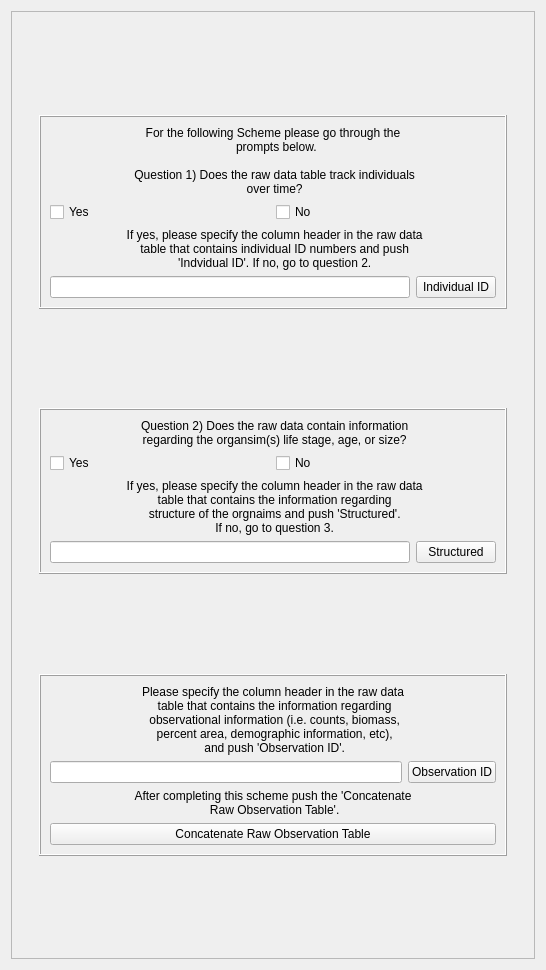
      <widget class="QWidget" name="tabObsScheme">
       <attribute name="title">
        <string>Recorded Observations Scheme</string>
       </attribute>
       <layout class="QVBoxLayout" name="verticalLayout_30">
        <item>
         <widget class="QFrame" name="frmObsSchemeAll">
          <property name="frameShape">
           <enum>QFrame::StyledPanel</enum>
          </property>
          <property name="frameShadow">
           <enum>QFrame::Sunken</enum>
          </property>
          <layout class="QVBoxLayout" name="verticalLayout_38">
           <item>
            <layout class="QHBoxLayout" name="horizontalLayout">
             <item>
              <spacer name="hspcObsSchemeL">
               <property name="orientation">
                <enum>Qt::Horizontal</enum>
               </property>
               <property name="sizeHint" stdset="0">
                <size>
                 <width>18</width>
                 <height>928</height>
                </size>
               </property>
              </spacer>
             </item>
             <item>
              <layout class="QVBoxLayout" name="verticalLayout_31">
               <item>
                <spacer name="vspcObsScheme1">
                 <property name="orientation">
                  <enum>Qt::Vertical</enum>
                 </property>
                 <property name="sizeHint" stdset="0">
                  <size>
                   <width>458</width>
                   <height>18</height>
                  </size>
                 </property>
                </spacer>
               </item>
               <item>
                <widget class="QFrame" name="frmObsSchemeQ1All">
                 <property name="frameShape">
                  <enum>QFrame::Box</enum>
                 </property>
                 <property name="frameShadow">
                  <enum>QFrame::Raised</enum>
                 </property>
                 <layout class="QVBoxLayout" name="verticalLayout_32">
                  <item>
                   <layout class="QVBoxLayout" name="layObsSchemeQ1V">
                    <item>
                     <widget class="QLabel" name="labObsSchemeQ1">
                      <property name="text">
                       <string>For the following Scheme please go through the 
  prompts below. 

 Question 1) Does the raw data table track individuals
 over time?</string>
                      </property>
                      <property name="alignment">
                       <set>Qt::AlignCenter</set>
                      </property>
                     </widget>
                    </item>
                    <item>
                     <layout class="QHBoxLayout" name="layObsSchemeYNH">
                      <item>
                       <widget class="QCheckBox" name="ckObsSchemeQ1Yes">
                        <property name="text">
                         <string>Yes</string>
                        </property>
                       </widget>
                      </item>
                      <item>
                       <widget class="QCheckBox" name="ckObsSchemeQ1No">
                        <property name="text">
                         <string>No</string>
                        </property>
                        <property name="checked">
                         <bool>false</bool>
                        </property>
                       </widget>
                      </item>
                     </layout>
                    </item>
                    <item>
                     <widget class="QLabel" name="labObsSchemeIndID">
                      <property name="text">
                       <string> If yes, please specify the column header in the raw data 
 table that contains individual ID numbers and push 
 'Indvidual ID'. If no, go to question 2.</string>
                      </property>
                      <property name="alignment">
                       <set>Qt::AlignCenter</set>
                      </property>
                     </widget>
                    </item>
                    <item>
                     <layout class="QHBoxLayout" name="layObsSchemebtnlnedH">
                      <item>
                       <widget class="QLineEdit" name="lnedObsSchemeQ1IndID"/>
                      </item>
                      <item>
                       <widget class="QPushButton" name="btnObsSchemeQ1IndID">
                        <property name="text">
                         <string>Individual ID</string>
                        </property>
                       </widget>
                      </item>
                     </layout>
                    </item>
                   </layout>
                  </item>
                 </layout>
                </widget>
               </item>
               <item>
                <spacer name="vspcObsScheme2">
                 <property name="orientation">
                  <enum>Qt::Vertical</enum>
                 </property>
                 <property name="sizeHint" stdset="0">
                  <size>
                   <width>468</width>
                   <height>28</height>
                  </size>
                 </property>
                </spacer>
               </item>
               <item>
                <widget class="QFrame" name="frmObsSchemeQ2All">
                 <property name="frameShape">
                  <enum>QFrame::Box</enum>
                 </property>
                 <property name="frameShadow">
                  <enum>QFrame::Raised</enum>
                 </property>
                 <layout class="QVBoxLayout" name="verticalLayout_33">
                  <item>
                   <layout class="QVBoxLayout" name="layObsSchemeQ2AllV">
                    <item>
                     <widget class="QLabel" name="labObsSchemeQ2">
                      <property name="text">
                       <string> Question 2) Does the raw data contain information 
 regarding the organsim(s) life stage, age, or size?</string>
                      </property>
                      <property name="alignment">
                       <set>Qt::AlignCenter</set>
                      </property>
                     </widget>
                    </item>
                    <item>
                     <layout class="QHBoxLayout" name="layObsSchemeQ2YN">
                      <item>
                       <widget class="QCheckBox" name="ckObsSchemeQ2Y">
                        <property name="text">
                         <string>Yes</string>
                        </property>
                       </widget>
                      </item>
                      <item>
                       <widget class="QCheckBox" name="ckObsSchemeQ2N">
                        <property name="text">
                         <string>No</string>
                        </property>
                        <property name="checked">
                         <bool>false</bool>
                        </property>
                       </widget>
                      </item>
                     </layout>
                    </item>
                    <item>
                     <widget class="QLabel" name="labObsSchemeStruct">
                      <property name="text">
                       <string> If yes, please specify the column header in the raw data 
 table that contains the information regarding 
 structure of the orgnaims and push 'Structured'. 
 If no, go to question 3.</string>
                      </property>
                      <property name="alignment">
                       <set>Qt::AlignCenter</set>
                      </property>
                     </widget>
                    </item>
                    <item>
                     <layout class="QHBoxLayout" name="layObsSchemeQ2StructH">
                      <item>
                       <widget class="QLineEdit" name="lnedObsSchemeQ2Struct"/>
                      </item>
                      <item>
                       <widget class="QPushButton" name="btnObsSchemeQ2Struct">
                        <property name="text">
                         <string>Structured</string>
                        </property>
                       </widget>
                      </item>
                     </layout>
                    </item>
                   </layout>
                  </item>
                 </layout>
                </widget>
               </item>
               <item>
                <spacer name="vspcObsScheme3">
                 <property name="orientation">
                  <enum>Qt::Vertical</enum>
                 </property>
                 <property name="sizeHint" stdset="0">
                  <size>
                   <width>458</width>
                   <height>18</height>
                  </size>
                 </property>
                </spacer>
               </item>
               <item>
                <widget class="QFrame" name="frmObsSchemeQ3All">
                 <property name="frameShape">
                  <enum>QFrame::Box</enum>
                 </property>
                 <property name="frameShadow">
                  <enum>QFrame::Raised</enum>
                 </property>
                 <layout class="QVBoxLayout" name="verticalLayout_34">
                  <item>
                   <layout class="QVBoxLayout" name="layObsSchemeQ3AllV">
                    <item>
                     <widget class="QLabel" name="labObsSchemeQ3ObsID">
                      <property name="text">
                       <string>Please specify the column header in the raw data 
 table that contains the information regarding 
 observational information (i.e. counts, biomass, 
 percent area, demographic information, etc), 
 and push 'Observation ID'.</string>
                      </property>
                      <property name="alignment">
                       <set>Qt::AlignCenter</set>
                      </property>
                     </widget>
                    </item>
                    <item>
                     <layout class="QHBoxLayout" name="layObsSchemeQ3lnedbtnObsID">
                      <item>
                       <widget class="QLineEdit" name="lnedObsSchemeQ3ObsID"/>
                      </item>
                      <item>
                       <widget class="QPushButton" name="btnObsSchemeQ3ObsID">
                        <property name="text">
                         <string>Observation ID</string>
                        </property>
                       </widget>
                      </item>
                     </layout>
                    </item>
                    <item>
                     <widget class="QLabel" name="labObsSchemeQ3Concat">
                      <property name="text">
                       <string>After completing this scheme push the 'Concatenate 
 Raw Observation Table'.</string>
                      </property>
                      <property name="alignment">
                       <set>Qt::AlignCenter</set>
                      </property>
                     </widget>
                    </item>
                    <item>
                     <widget class="QPushButton" name="btnObsSchemeQ3Concat">
                      <property name="text">
                       <string>Concatenate Raw Observation Table</string>
                      </property>
                     </widget>
                    </item>
                   </layout>
                  </item>
                 </layout>
                </widget>
               </item>
               <item>
                <spacer name="vspcObsScheme4">
                 <property name="orientation">
                  <enum>Qt::Vertical</enum>
                 </property>
                 <property name="sizeHint" stdset="0">
                  <size>
                   <width>458</width>
                   <height>18</height>
                  </size>
                 </property>
                </spacer>
               </item>
              </layout>
             </item>
             <item>
              <spacer name="hspcObsSchemeR">
               <property name="orientation">
                <enum>Qt::Horizontal</enum>
               </property>
               <property name="sizeHint" stdset="0">
                <size>
                 <width>18</width>
                 <height>908</height>
                </size>
               </property>
              </spacer>
             </item>
            </layout>
           </item>
          </layout>
         </widget>
        </item>
       </layout>
      </widget>
